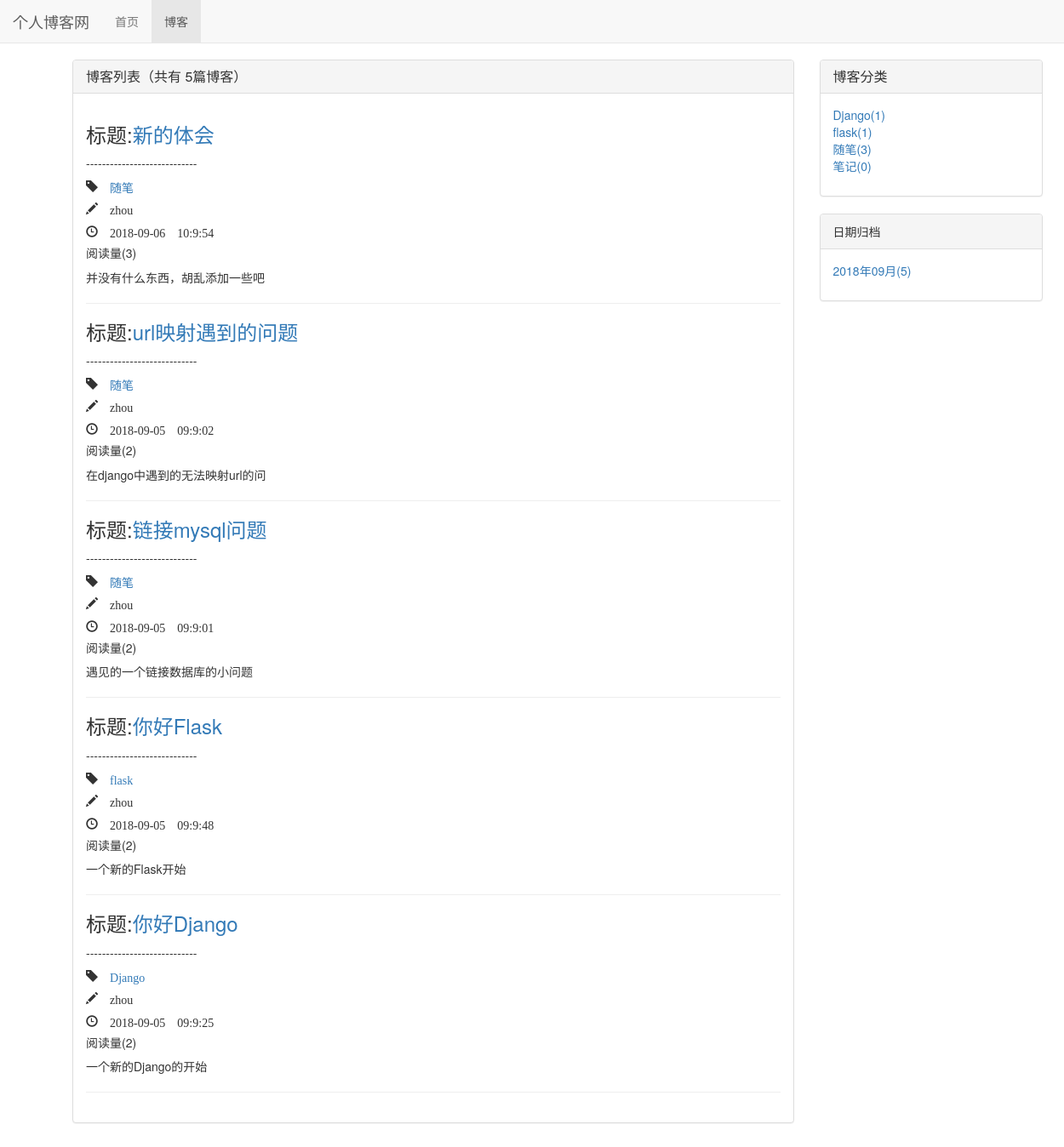
The page /blog/ on the database as committed earlier.
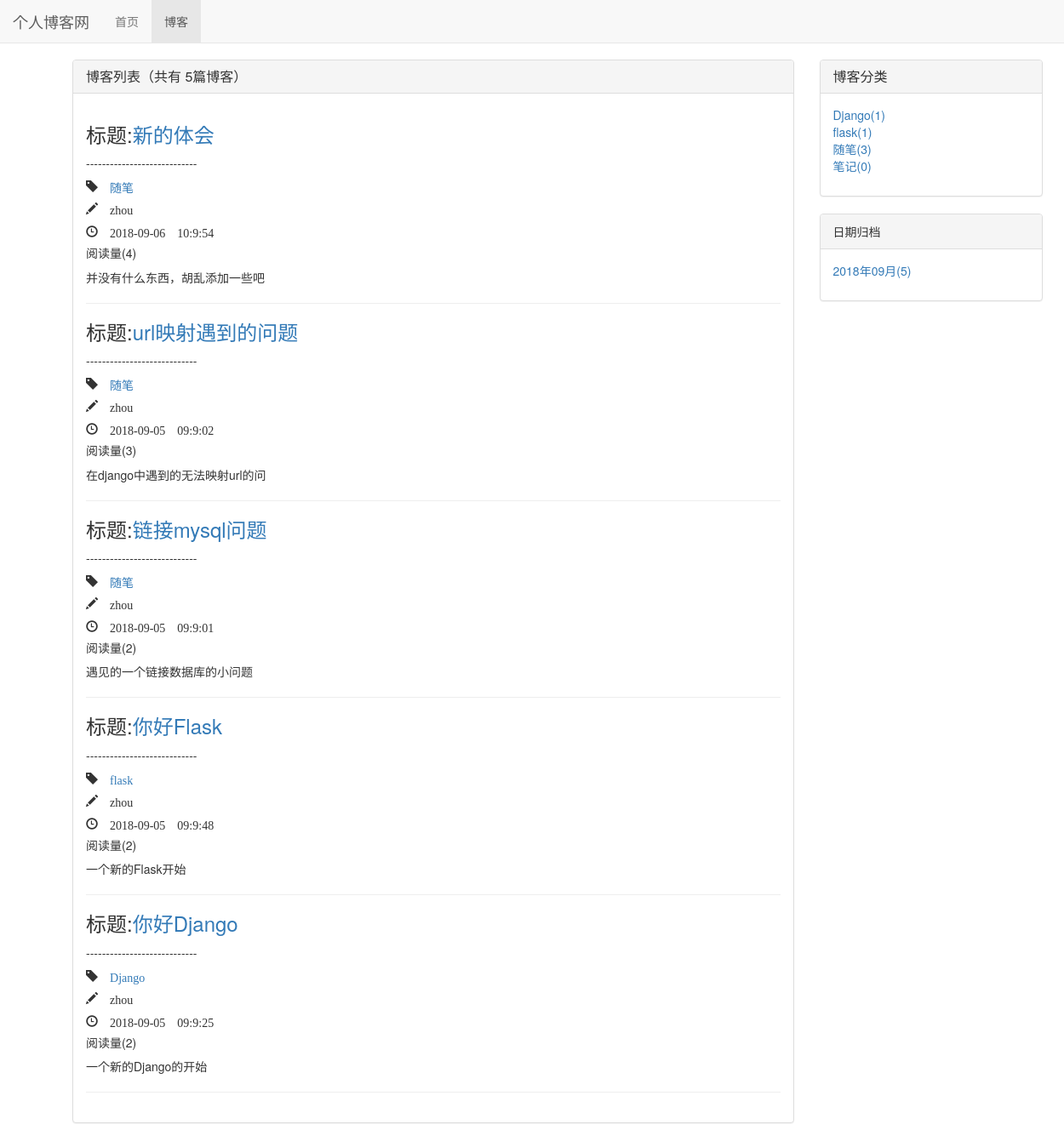
The same page on the database as committed later.
### Blog/models.py (models this page shows, shortened)
class Blog(models.Model, ReadNumExpandMethod):
    title = models.CharField(max_length=50)
    blog_type = models.ForeignKey(BlogType, on_delete=models.DO_NOTHING)
    content = RichTextUploadingField()
    author = models.ForeignKey(User, on_delete=models.DO_NOTHING)
    create_time = models.DateTimeField(auto_now_add=True)
    last_update_time = models.DateTimeField(auto_now=True)
    class Meta:
        ordering = ['-create_time']

class BlogType(models.Model):
    type_name = models.CharField(max_length=15)
    def __str__(self):
        return self.type_name

### read_statistics/models.py (models this page shows)
class ReadNum(models.Model):
    read_num = models.IntegerField(default=0)
    content_type = models.ForeignKey(ContentType, on_delete=models.DO_NOTHING)
    object_id = models.PositiveIntegerField()
    content_object = GenericForeignKey('content_type', 'object_id')

### Blog/views.py (the view)
# urls.py: path('', views.blog_list, name='blog_list'),
def blog_list(request):
    blogs = Blog.objects.all()
    context = get_blogs_info_code(request, blogs)
    return render(request, 'Blog/blog_list.html', context)

### Blog/views.py (called while the page is built)
def get_blogs_info_code(request, blogs):
    page_num = request.GET.get('page', 1)
    paginator = Paginator(blogs, 10)
    page_of_blog = paginator.page(page_num)
    blogs_date = Blog.objects.dates('create_time', 'month', order='DESC')
    blogs_date_dict = dict()
    for blogs_date in blogs_date:
        blogs_count = Blog.objects.filter(create_time__year=blogs_date.year,
                                          create_time__month=blogs_date.month).count()
        blogs_date_dict[blogs_date] = blogs_count
    context = dict()
    context['blog_dates'] = blogs_date_dict  # 获得全部时间列表
    context['page_of_blog'] = page_of_blog  # 页面要获得的博客数据
    context['blog_types'] = BlogType.objects.annotate(blog_count=Count('blog'))  # 获取全部博客类型和数量
    return context

### read_statistics/models.py (called while the page is built)
    def get_read_num(self):
        try:
            ct = ContentType.objects.get_for_model(self)
            readnum = ReadNum.objects.get(content_type=ct, object_id=self.pk)
            return readnum.read_num
        except Exception as e:
            print(e)
            return 0

### templates/Blog/blog_list.html (shortened to what this page needs)
{% extends 'base.html' %}
{% load staticfiles %}
{% block head_extends %}
    <link rel="stylesheet" href="{% static 'css/blog.css' %}">
{% endblock head_extends %}
{% block nav_blog_active %}active{% endblock nav_blog_active %}
{% block content %}
    <div class="container">
        <div class="row">
            <div class="col-xs-12 col-sm-8 col-md-9 col-lg-9">
                <div class="panel panel-default">
                      <div class="panel-heading">
                        <h3 class="panel-title">{% block blog_list_title %}博客列表（共有
                            {{ page_of_blog.paginator.count }}篇博客）{% endblock blog_list_title %}</h3>
                      </div>
                      <div class="panel-body">
                         {% for blog in page_of_blog.object_list %}
                             <h3>标题:<a href="{% url 'blog_detail' blog.pk %}">{{ blog.title }}</a></h3>
                             <p>----------------------------</p>
                             <h5><span class="glyphicon glyphicon-tag">
                                 <a href="{% url 'blogs_in_type' blog.blog_type.pk %}">
                                 {{ blog.blog_type }}</a></span></h5>
                             <h5><span class="glyphicon glyphicon-pencil"> {{ blog.author }}</span></h5>
                             <h5><span class="glyphicon glyphicon-time">
                                 {{ blog.create_time|date:'Y-m-d H:n:s' }}</span></h5>
                             <h5><span>阅读量({{ blog.get_read_num }})</span></h5>
                             <p>{{ blog.content|striptags|truncatechars:20 }}</p>
                             <hr>
                             {% empty %}
                                <p>当前尚无博客</p>
                         {% endfor %}
                      </div>
                </div>
            </div>
            <div class="hidden-xs col-sm-4 col-md-3 clo-lg-2">
                <div class="panel panel-default">
                  <div class="panel-heading">
                    <h3 class="panel-title">博客分类</h3>
                  </div>
                  <div class="panel-body">
                     <ul class="block_types">
                        {% for blog_type in blog_types%}
                            <li><a href="{% url 'blogs_in_type' blog_type.pk%}">{{ blog_type.type_name }}({{ blog_type.blog_count }})</a></li>
                            {% empty %}
                                <li>无分类</li>
                        {% endfor %}
                    </ul>
                  </div>
                </div>
                <div class="panel panel-default">
                    <div class="panel-heading">日期归档</div>
                    <div class="panel-body">
                        <ul style="list-style: none">
                            {% for blog_date,blog_count in blog_dates.items %}
                                <li><a href="{% url 'blog_in_date' blog_date.year blog_date.month %}">
                                    {{ blog_date|date:'Y年m月' }}({{ blog_count }})</a></li>
                            {% endfor %}
                        </ul>
                    </div>
                </div>
            </div>
        </div>
    </div>
{% endblock content %}

### templates/base.html (shortened to what this page needs)
{% load staticfiles %}
<!DOCTYPE html>
<html lang="en">
<head>
    <link rel="stylesheet" href="{% static 'css/base.css' %}">
    <link rel="stylesheet" href="{% static 'bootstrap/css/bootstrap.min.css' %}">
    {% block head_extends %}{% endblock head_extends %}
</head>
<body>
<div class="navbar navbar-default navbar-fixed-top" role="navigation">
    <div class="container-fluid">
        <div class="navbar-header">
            <a href="{% url 'home' %}" class="navbar-brand">个人博客网</a>
        </div>
        <div id="navbar-collapse" class="navbar-collapse collapse" >
            <ul class="nav navbar-nav">
                <li class="{% block nav_home_active %}{% endblock nav_home_active %}"><a href="/">首页</a></li>
                <li class="{% block nav_blog_active %}{% endblock nav_blog_active %}"><a href="{% url 'blog_list' %}">博客</a></li>
            </ul>
        </div>
    </div>
</div>
{% block content %}{% endblock content %}
</body>
</html>

### static/css/base.css (style rules this page uses)
* { margin: 0px; padding: 0px; }
body { margin: 70px!important; }

### static/css/blog.css (style rules this page uses)
ul.block_types { list-style: none; }

Rows that differ between the two databases and show on the page:
changed through a linked row, Blog "新的体会": get_read_num "3" → "4"
changed through a linked row, Blog "url映射遇到的问题": get_read_num "2" → "3"
